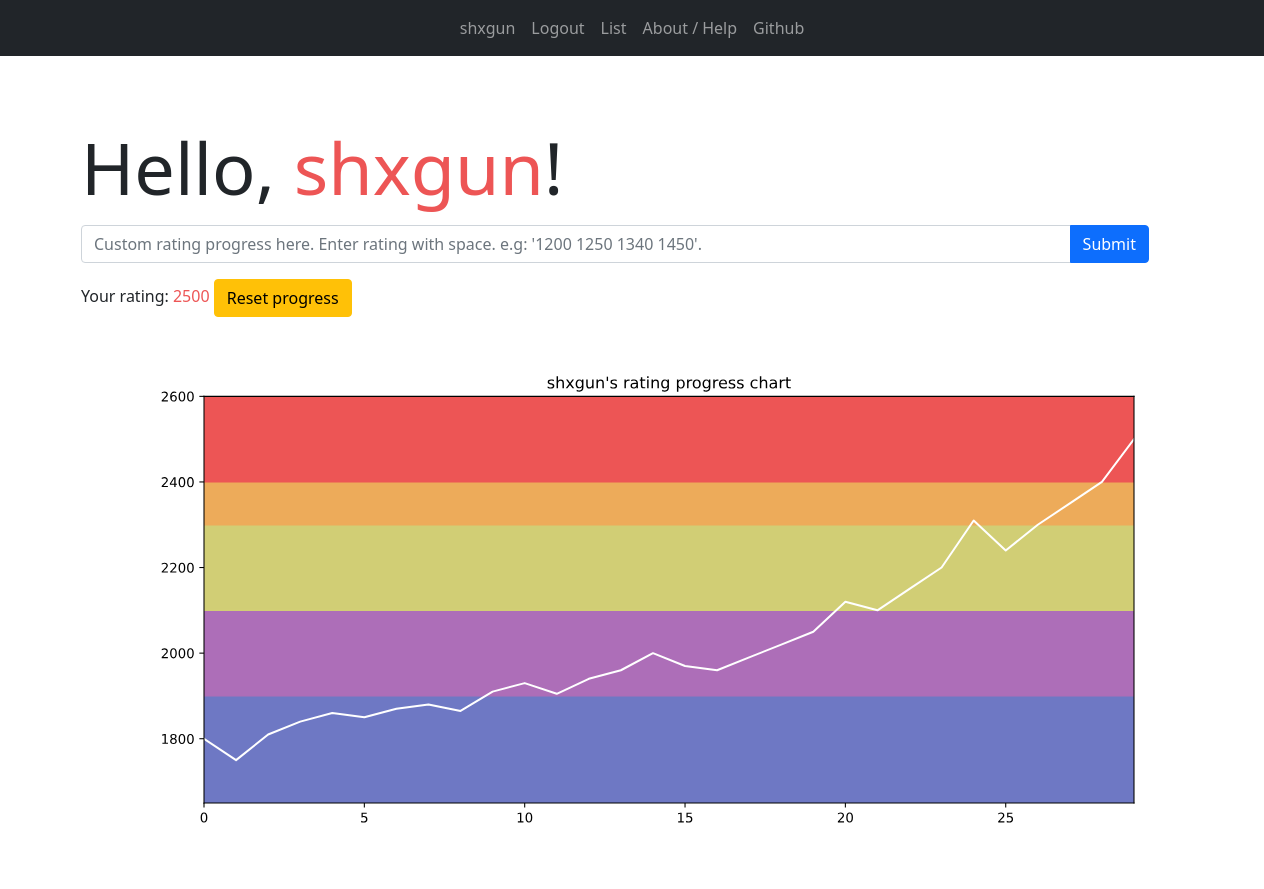
Before: / (signed in) with the older database file.
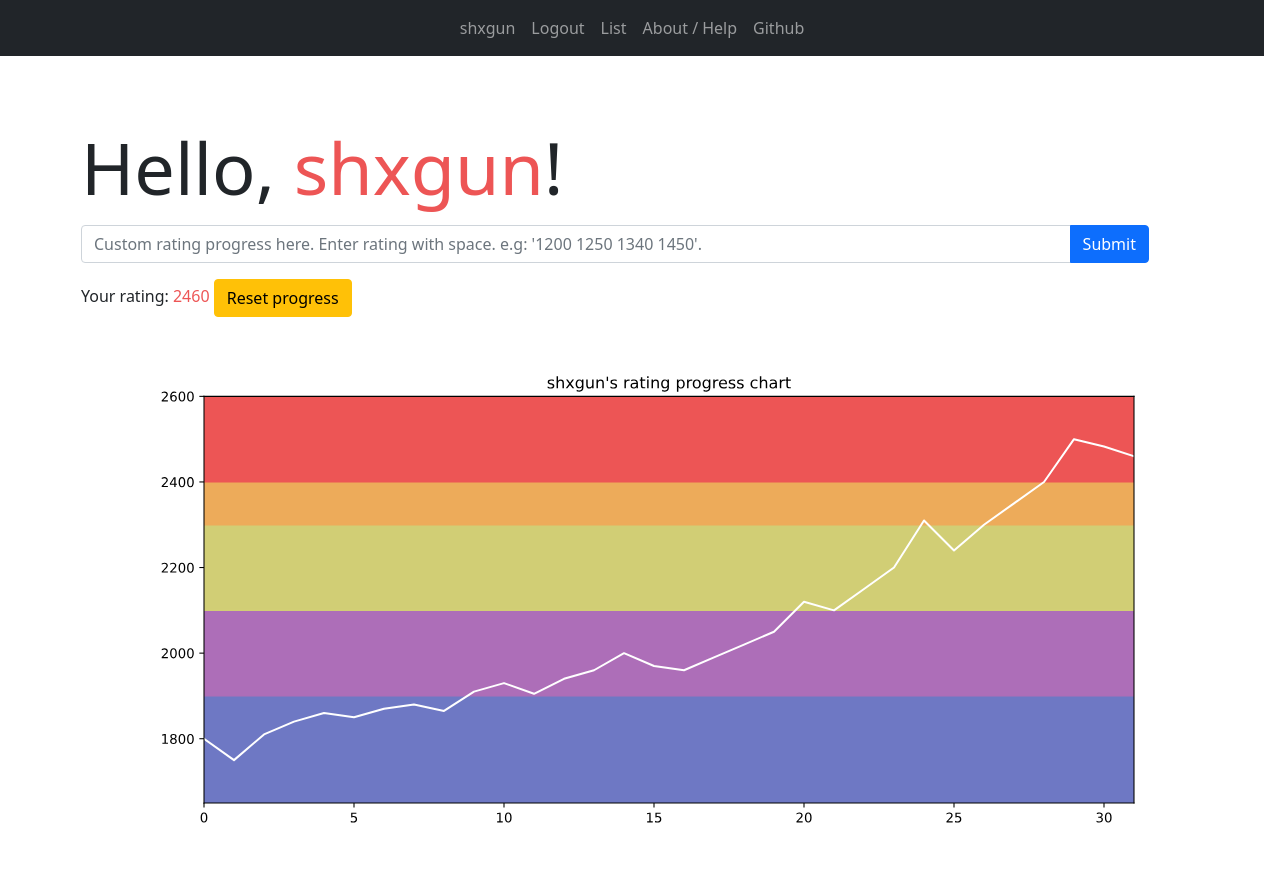
After: the same page with the newer database file.
### base/models.py (models this page shows, shortened)
class Profile(models.Model):
    user = models.ForeignKey(User, on_delete=models.CASCADE)
    handle = models.CharField(max_length=40)
    registration_date = models.DateField(auto_now_add=True)
    rating_progress = models.CharField(max_length=1000, default="[]")
    virtual_rating = models.IntegerField(default=1400)
    in_progress = models.BooleanField(default=False)
    current_problem = models.CharField(max_length=20, default="Unselected")
    deadline = models.DateTimeField(auto_now_add=True)

### base/views.py (the view)
# urls.py: path("", views.index, name="home-page"),
def index(request):
    context = {}
    context["user"] = None
    context["graph"] = None
    context["user"] = request.user
    if request.user.is_authenticated:
        profile = Profile.objects.get(user=request.user)
        if request.method == "POST":
            update_progress(profile, request.POST.get("progress"))
        context["profile"] = profile
        context["graph"] = make_graph(profile.handle, eval(profile.rating_progress))
        context["xcolor"] = color_rating_2(profile.virtual_rating)
    return render(request, "home.html", context)

### base/util.py (called while the page is built)
def color_rating_2(rating):
    cp = [0, 1200, 1400, 1600, 1900, 2100, 2300, 2400, 2600, 3000, 4000]
    cl = [
        "#858585",
        "#7bc76d",
        "#6fc7c1",
        "#6e78c4",
        "#ad6eb8",
        "#aba84d",
        "#edab5a",
        "#ed5555",
        "#f50505",
        "#960000",
    ]
    for i in range(10):
        if rating < cp[i + 1]:
            return cl[i]

### templates/home.html (shortened to what this page needs)
{% extends 'main.html' %}
{% block content %}
<div class="container">
    {% if not user.is_authenticated %}
    <div class="container">
        <h1 class="display-1">
            Welcome to arugo
        </h1>
    </div>
    <div class="container">
        <p class="h4">What is this site?</p>
        <p>This site helps users that want to do practice and can keep track of their progress through a virtual rating
            system. You can assign yourself with an initial rating, do practice based on random suggested problems and
            earn a virtual rating through it. This site is inspired by my past training days, which I always wanted to
            have something like this to aid my training. <a class="link-secondary" href="{% url 'help' %}"
                target="_blank">Read more...</a></p>
    </div>
    <div class="container">
        <p class="h4">Already have an account?</p>
        <p>Login <a class="link-secondary" href="{% url 'login' %}" target="_blank">
                here</a>.</p>
    </div>
    <div class="container">
        <p class="h4">New to this site?</p>
        <p>Register with your Codeforces handle <a class="link-secondary" href="{% url 'register' %}" target="_blank">
                here</a>.</p>
    </div>
    {% else %}
    <div class="container">
        <h1 class="display-2">Hello, <span style="color:{{xcolor}}">{{profile.handle}}</span>!</h1>
    </div>
    <div class="container">
        <form method="POST">
            <div class="input-group mb-3">
                <input type="progress" class="form-control" id="progress" name="progress"
                    placeholder="Custom rating progress here. Enter rating with space. e.g: '1200 1250 1340 1450'.">
                    <button type="submit" class="btn btn-primary">Submit</button>
            </div>
        </form>
    </div>
    <div class="container">
        <p> Your rating: <span style="color:{{xcolor}}">{{profile.virtual_rating}}</span>  <a class="btn btn-warning" href="{% url 'reset-progress' %}">Reset progress</a></p>
    </div>
    <p> {{graph|safe}} </p>
    {% endif %}
</div>
{% endblock content %}

### templates/main.html (shortened to what this page needs)
{% load static %}
<!DOCTYPE html>
<html>
<head>
    <link rel="stylesheet" href="{% static 'css/bootstrap.min.css' %}">
    <link rel="stylesheet" href="{% static 'css/style.css' %}">
</head>
<body>
    <nav class="navbar navbar-expand-lg navbar-dark bg-dark">
        <div class="collapse navbar-collapse justify-content-md-center" id="navbarsExample08">
            <ul class="navbar-nav">
                {% if not user.is_authenticated %}
                <li class="nav-item active">
                    <a class="nav-link" href="{% url 'home-page' %}"> Arugo </a>
                </li>
                <li class="nav-item">
                    <a class="nav-item nav-link" href="{% url 'login' %}"> Login </a>
                </li>
                <li class="nav-item">
                    <a class="nav-item nav-link" href="{% url 'register' %}"> Register </a>
                </li>
                {% else %}
                <li class="nav-item">
                    <a class="nav-item nav-link" href="{% url 'home-page' %}"> {{profile.handle}} </a>
                </li>
                <li class="nav-item">
                    <a class="nav-item nav-link" href="{% url 'logout' %}"> Logout </a>
                </li>
                    {% if profile.in_progress %}
                        <li class="nav-item">
                            <a class="nav-item nav-link" href="{% url 'challenge' %}"> Challenge </a>
                        </li>
                    {% else %}
                        <li class="nav-item">
                            <a class="nav-item nav-link" href="{% url 'list' %}"> List </a>
                        </li>
                    {% endif %}
                {% endif %}
                <li class="nav-item">
                    <a class="nav-item nav-link" href="{% url 'help' %}"> About / Help </a>
                </li>
                <li class="nav-item">
                    <a class="nav-item nav-link" href="https://github.com/polarity-cf/arugo"> Github </a>
                </li>
            </ul>
        </div>
    </nav>
    <br>
    <br>
    <div class="container">
        {% block content %}
        {% endblock content %}
    </div>
</body>
</html>

Changed rows visible on the page:
changed Profile "shxgun": virtual_rating "2500" → "2460"
